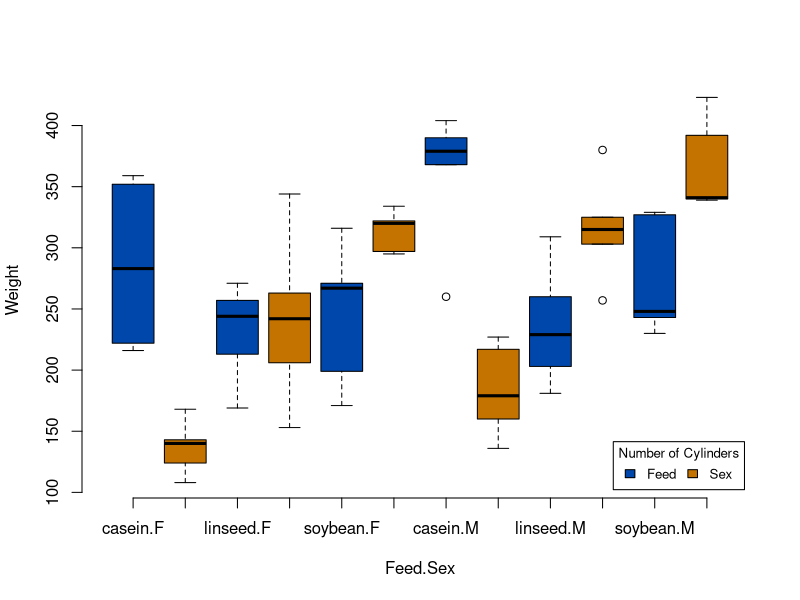
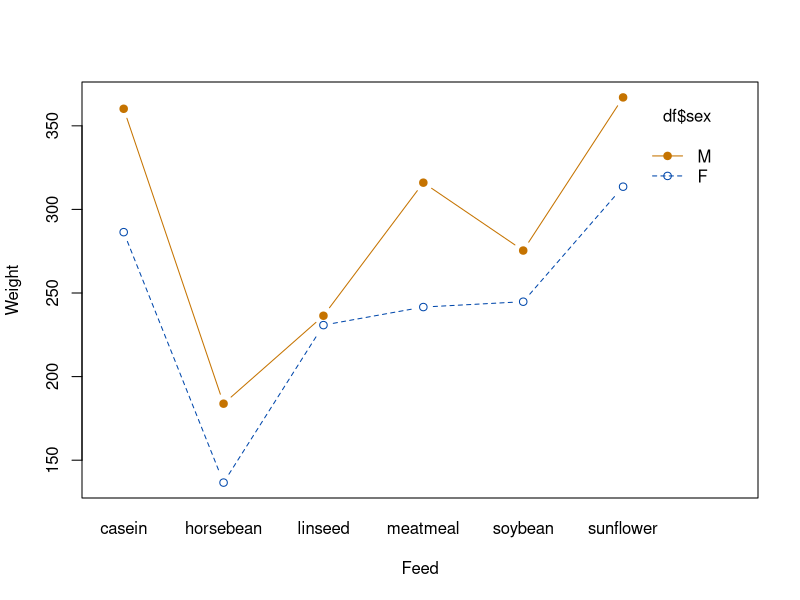

Recreate these plots in R, in order. (Note: this script raises an error after producing the figures.)
# Compare the effectiveness of different feed types on chick weight.
library(tidyverse)
library(readr)
df <- read_csv("chick.csv")
require("dplyr")
group_by(df, df$feed, df$sex) %>%
  summarise(
    count = n(),
    mean = mean(df$weight, na.rm = TRUE),
    sd = sd(df$weight, na.rm = TRUE)
  )
# Boxplot to visualize the data.
boxplot(df$weight ~ df$feed * df$sex, data=df, frame = FALSE, 
        col = c("#0047ab", "#c57300"), xlab="Feed.Sex", ylab="Weight")
legend("bottomright", inset=.02, title="Number of Cylinders",
       c("Feed", "Sex"), fill=c("#0047ab", "#c57300"), horiz=TRUE, cex=0.8)

# Two-way interaction plot to see interaction. 
interaction.plot(x.factor = df$feed, trace.factor = df$sex, 
                 response = df$weight, fun = mean, 
                 type = "b", legend = TRUE, 
                 xlab = "Feed", ylab="Weight",
                 pch=c(1,19), col = c("#0047ab", "#c57300"))

# Post hoc test using a additive model and Tukey HSD test.
res.aov3 <- aov(df$weight ~ df$feed + df$sex, data = df)
TukeyHSD(res.aov3, which = "df$feed")
TukeyHSD(res.aov3, which = "df$sex")

# Checking normality and homoscedasticity. 
leveneTest(df$weight ~ df$feed * df$sex, data = df)
shapiro.test(x=residuals(object=res.aov3))

# Bar graph with error bars.
library(ggplot2)
library(plyr)
data_summary <- function(data, varname, groupnames){
  require(plyr)
  summary_func <- function(x, col){
    c(mean = mean(x[[col]], na.rm=TRUE),
      sd = sd(x[[col]], na.rm=TRUE))
  }
  data_sum<-ddply(data, groupnames, .fun=summary_func,
                  varname)
  data_sum <- rename(data_sum, c("mean" = varname))
  return(data_sum)
}
df2 <- data_summary(df, varname="weight", 
                    groupnames=c("feed", "sex"))
df2$dose=as.factor(df2$feed)
p<- ggplot(df2, aes(x=feed, y=weight, fill=sex)) + 
  geom_bar(stat="identity", color="black", 
           position=position_dodge()) +
  geom_errorbar(aes(ymin=weight-sd, ymax=weight+sd), width=.2,
                position=position_dodge(.9)) 
print(p)

p+labs(title="", x="Feed", y = "Weight")+
  theme_classic() +
  scale_fill_manual(values=c('#0047ab','#c57300'))